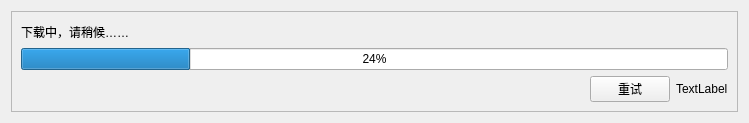
<?xml version="1.0" encoding="UTF-8"?>
<ui version="4.0">
 <class>DownloadNew</class>
 <widget class="QWidget" name="DownloadNew">
  <property name="geometry">
   <rect>
    <x>0</x>
    <y>0</y>
    <width>749</width>
    <height>123</height>
   </rect>
  </property>
  <property name="windowTitle">
   <string>下载中</string>
  </property>
  <layout class="QGridLayout" name="gridLayout">
   <item row="0" column="0">
    <widget class="QFrame" name="frame">
     <property name="frameShape">
      <enum>QFrame::Shape::StyledPanel</enum>
     </property>
     <property name="frameShadow">
      <enum>QFrame::Shadow::Raised</enum>
     </property>
     <layout class="QVBoxLayout" name="verticalLayout">
      <item>
       <layout class="QHBoxLayout" name="horizontalLayout">
        <item>
         <widget class="BodyLabel" name="label">
          <property name="text">
           <string>下载中，请稍候……</string>
          </property>
         </widget>
        </item>
        <item>
         <spacer name="horizontalSpacer_2">
          <property name="orientation">
           <enum>Qt::Orientation::Horizontal</enum>
          </property>
          <property name="sizeHint" stdset="0">
           <size>
            <width>40</width>
            <height>20</height>
           </size>
          </property>
         </spacer>
        </item>
       </layout>
      </item>
      <item>
       <widget class="ProgressBar" name="progressBar">
        <property name="value">
         <number>24</number>
        </property>
       </widget>
      </item>
      <item>
       <layout class="QHBoxLayout" name="horizontalLayout_2">
        <item>
         <spacer name="horizontalSpacer">
          <property name="orientation">
           <enum>Qt::Orientation::Horizontal</enum>
          </property>
          <property name="sizeHint" stdset="0">
           <size>
            <width>40</width>
            <height>20</height>
           </size>
          </property>
         </spacer>
        </item>
        <item>
         <widget class="PushButton" name="pushButton">
          <property name="text">
           <string>重试</string>
          </property>
         </widget>
        </item>
        <item>
         <widget class="BodyLabel" name="label_2">
          <property name="text">
           <string>TextLabel</string>
          </property>
         </widget>
        </item>
       </layout>
      </item>
     </layout>
    </widget>
   </item>
  </layout>
 </widget>
 <customwidgets>
  <customwidget>
   <class>BodyLabel</class>
   <extends>QLabel</extends>
   <header>qfluentwidgets</header>
  </customwidget>
  <customwidget>
   <class>PushButton</class>
   <extends>QPushButton</extends>
   <header>qfluentwidgets</header>
  </customwidget>
  <customwidget>
   <class>ProgressBar</class>
   <extends>QProgressBar</extends>
   <header>qfluentwidgets</header>
  </customwidget>
 </customwidgets>
 <resources/>
 <connections/>
</ui>
